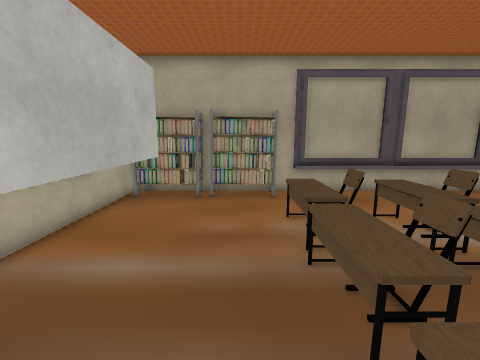
View 1 (above)

14 first-person views from a walk through a Unity game level. The camera is 1.5 m above the floor, tilts 10° down and sees 90° across. The floor is counted in squares, 0.5 m on a side. Each view is taken from the middle of a square. On the plan, view 1 faces up. The plan holds only what a view shows up to about 19 squares ahead; the rest is blank. The place goes on beyond the plan. The player character is not drawn. Some animated figures are left out. Door leaves are left out, so doorways stand open. Some surface patterns are stand-ins.

View 2
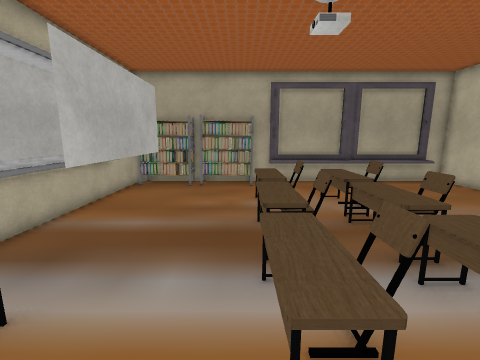

View 3
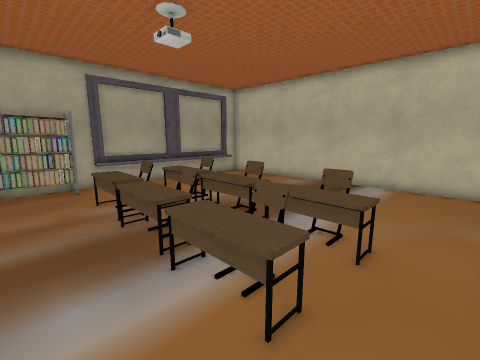

View 4
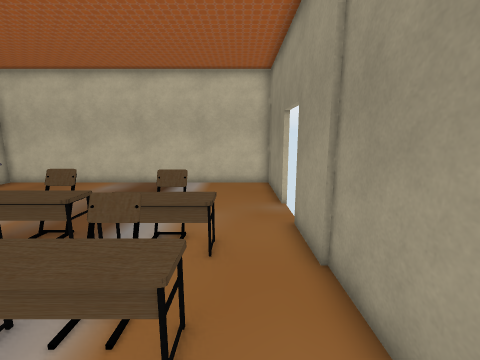

View 5
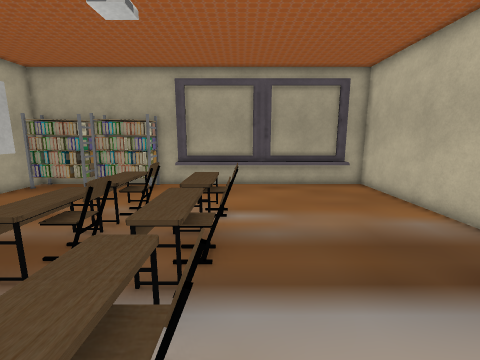

View 6
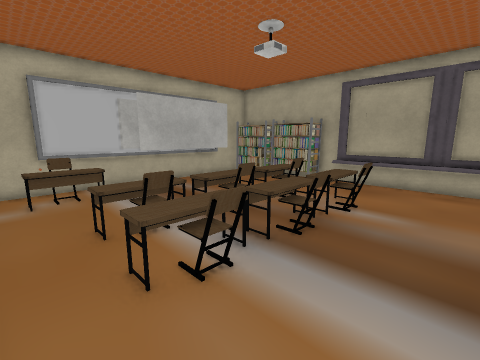

View 7
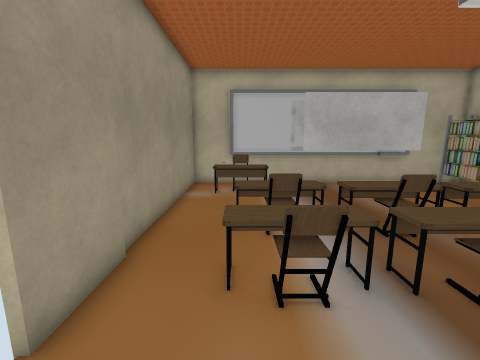

View 8
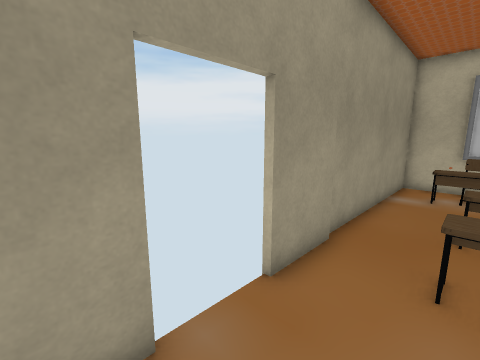

View 9
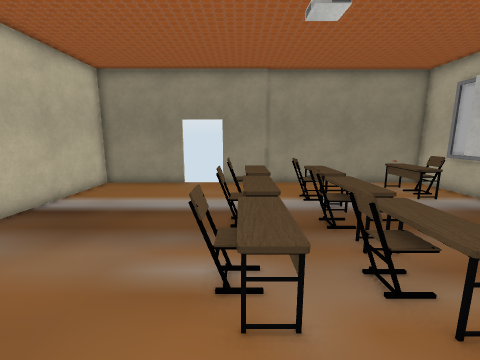

View 10
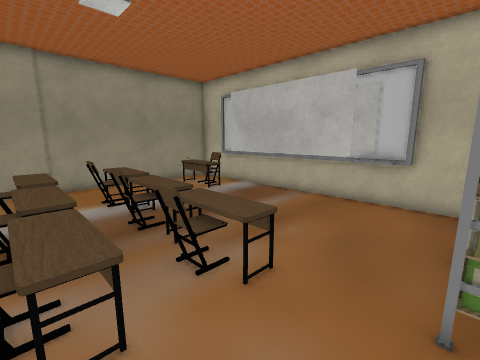

View 11
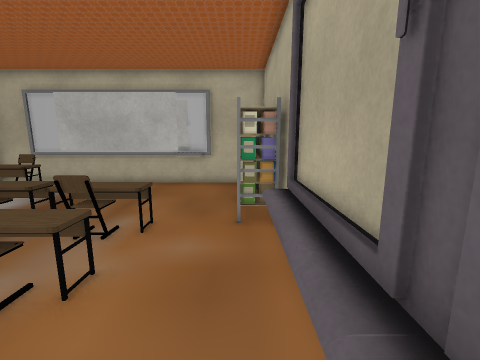

View 12
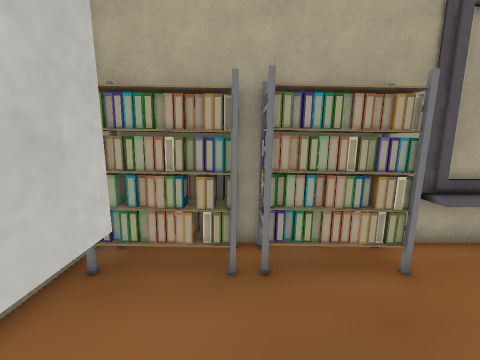

View 13
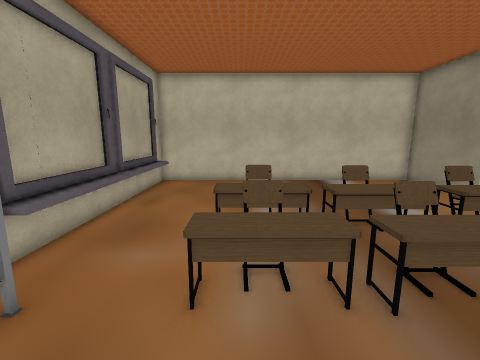

View 14
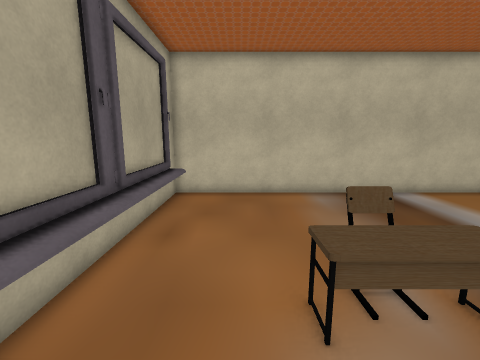

### Floor plan
Key: @ floor where view 1 was taken; # wall or solid block; x gap in a wall; . floor; D open door; = window, fence, low wall or low ledge; ^ raised ledge; R rack; T table; H thing the floor can be seen under or through; O other object.
Columns run from 6 left of view 1 to 15 right of it. Each row starts with its distance up from view 1.
 14 ######################
 13 #RRRRRRRR^^^^^^^^^^^##
 12 #RRRRRRRR............#
 11 #....................#
 10 #....................#
  9 #=......TT.TT........#
  8 #=.H....TTOTT........#
  7 #..H....TTOTTO.......#
  6 #..H....TT.TT........#
  5 #..H....TT.TT........#
  4 #..H....TTOTTO.......#
  3 #..H....TT.TTO.......#
  2 #.......T..TT........#
  1 #......TTO.TT........#
  0 #.TT..@TTO.TTO.......#
 -1 #OTT...TT..TT........#
 -2 # TT.................#
 -3 #....................#
 -4 #############DDDx#####

Positions as (right, up) in squares from view 1, and headings:
1: (0, 0), facing up
2: (1, -3), facing up
3: (-1, -3), facing up-right
4: (-1, -2), facing right
5: (7, -2), facing up
6: (10, -3), facing up-left
7: (10, -1), facing left
8: (11, -1), facing down-left
9: (6, 12), facing down
10: (6, 12), facing down-left
11: (10, 12), facing left
12: (-2, 7), facing up
13: (-2, 8), facing right
14: (2, 10), facing right
